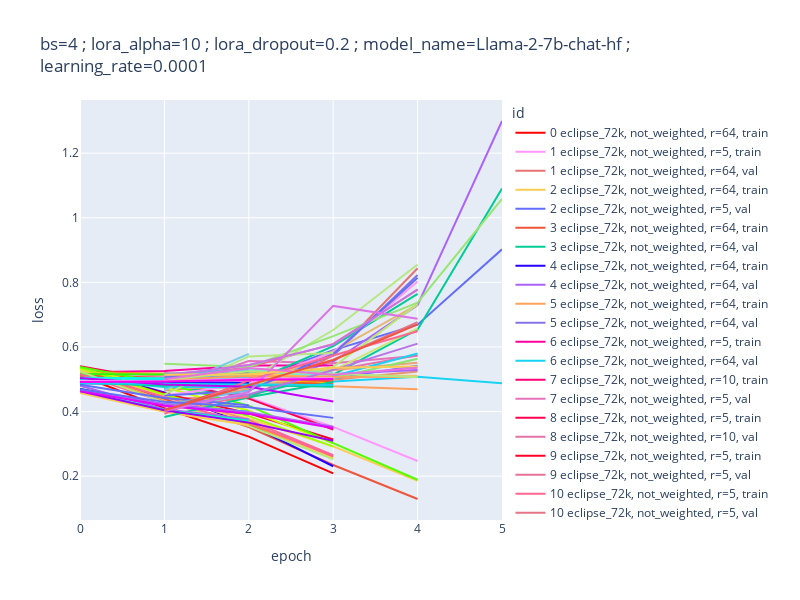

Notebook cell for this chart:
### Code cell
img = px.line(df,x="epoch",y="loss",color="id",color_discrete_map=color_map, width=width, height=height, title=title)
img.show()
img_to_clipboard(img)
